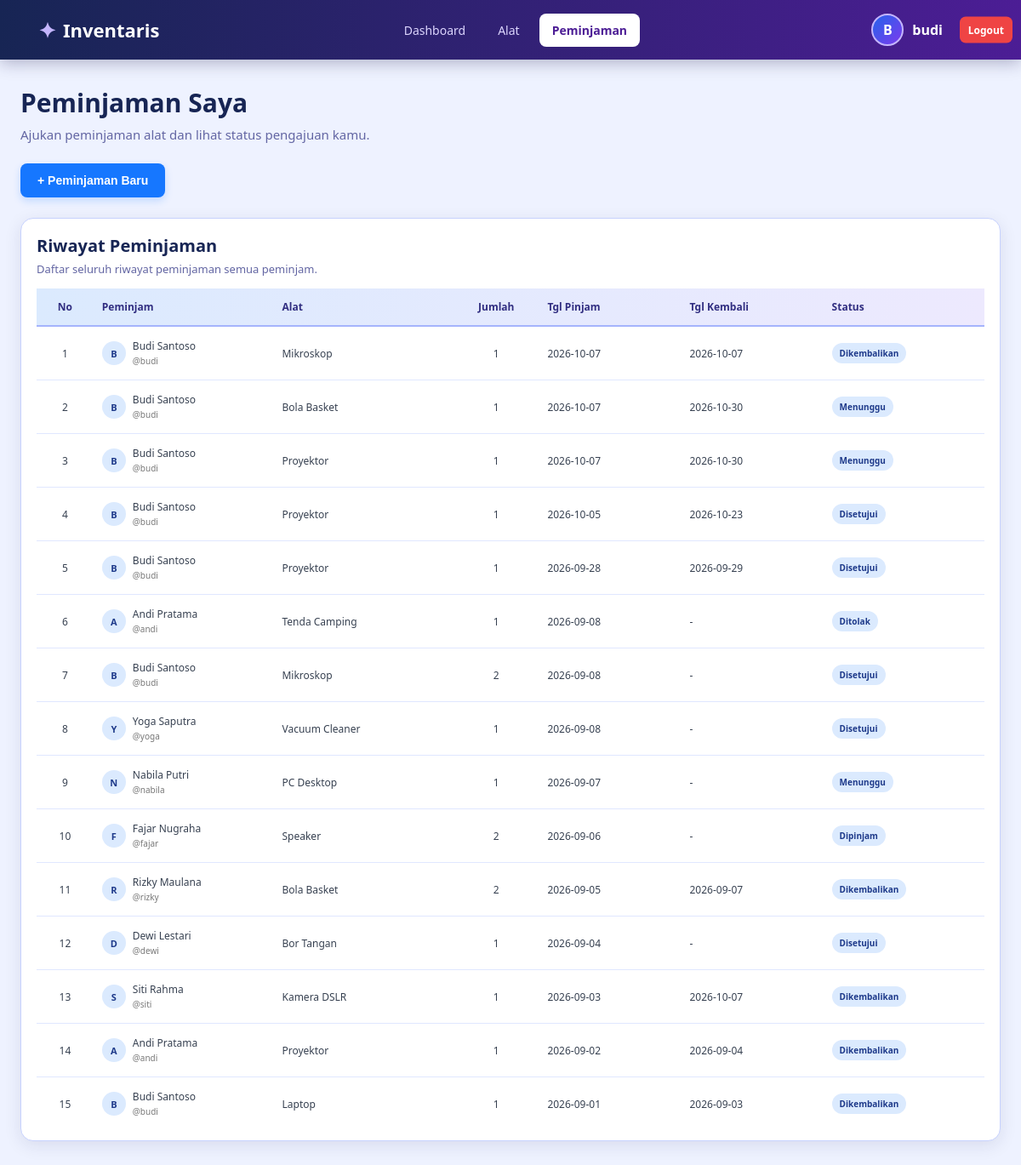
Before: /view/v_peminjaman_peminjam.php (signed in) with the older database file.
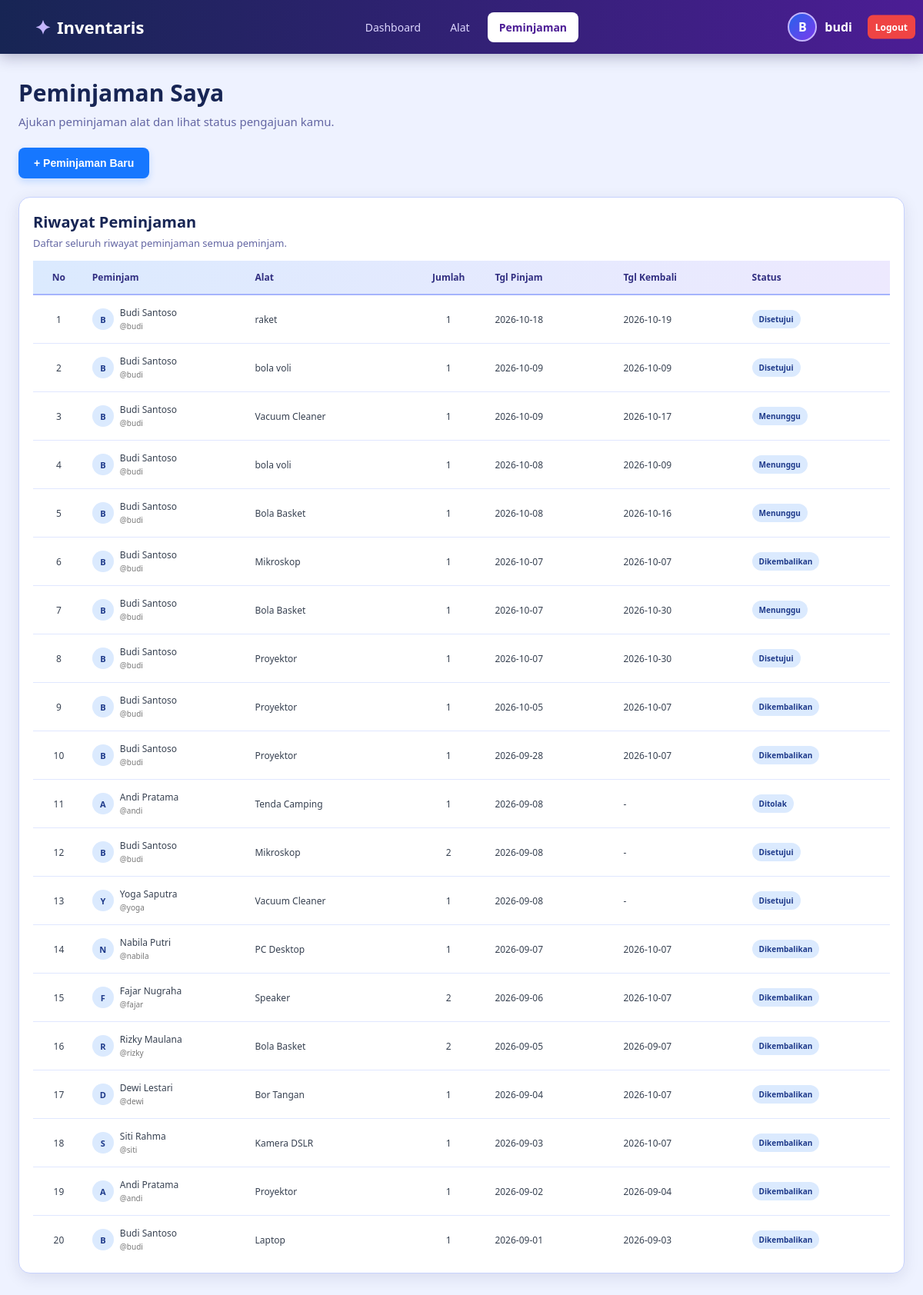
After: the same page with the newer database file.
### tables this page shows
CREATE TABLE `peminjaman` (
  `id_peminjaman` int(11) NOT NULL,
  `id_user` int(11) NOT NULL,
  `id_alat` int(11) NOT NULL,
  `jaminan` varchar(100) NOT NULL DEFAULT 'KTP',
  `jumlah_pinjam` int(11) NOT NULL,
  `tanggal_pinjam` date NOT NULL,
  `tanggal_kembali` date DEFAULT NULL,
  `status` enum('Menunggu','Disetujui','Ditolak','Dipinjam','Dikembalikan') DEFAULT 'Menunggu',
  `keperluan` text DEFAULT NULL,
  `catatan` text DEFAULT NULL,
  `created_at` timestamp NOT NULL DEFAULT current_timestamp()
);

CREATE TABLE `users` (
  `id_user` int(11) NOT NULL,
  `nama` varchar(25) NOT NULL,
  `username` varchar(25) NOT NULL,
  `password` varchar(25) NOT NULL,
  `role` enum('admin','petugas','peminjam') NOT NULL DEFAULT 'peminjam',
  `created_at` timestamp NOT NULL DEFAULT current_timestamp()
);

CREATE TABLE `alat` (
  `id_alat` int(11) NOT NULL,
  `kode_alat` varchar(25) DEFAULT NULL,
  `nama_alat` varchar(25) NOT NULL,
  `id_kategori` int(11) DEFAULT NULL,
  `jumlah` int(11) NOT NULL DEFAULT 0,
  `kondisi` enum('Baik','Rusak Ringan','Rusak Berat') DEFAULT 'Baik',
  `lokasi` varchar(100) DEFAULT NULL,
  `keterangan` text DEFAULT NULL,
  `created_at` timestamp NOT NULL DEFAULT current_timestamp()
);

### model/m_koneksi.php (called while the page is built, shortened)
<?php
class m_koneksi
{
    private $host = "127.0.0.1";
    private $username = "root";
    private $pass = "root";
    private $db = "peminjaman_alat";
    public function __construct()
    {
        $this->koneksi = mysqli_connect(
            $this->host,
            $this->username,
            $this->pass,
            $this->db
        );
    }
}
$koneksi = new m_koneksi();
?>

### model/m_peminjaman.php (called while the page is built, shortened)
<?php
require_once __DIR__ . "/m_koneksi.php";
class Peminjaman
{
    private $db;
    public function __construct()
    {
        global $koneksi;
        $this->db = $koneksi->koneksi;
    }
    public function getAllHistory($keyword = '')
    {
        $keyword = mysqli_real_escape_string($this->db, trim($keyword));
        $where = '';
        $sql = "
            SELECT
                p.id_peminjaman,
                p.jumlah_pinjam,
                p.tanggal_pinjam,
                p.tanggal_kembali,
                p.status,
                p.keperluan,
                p.catatan,
                u.id_user,
                u.nama AS nama_peminjam,
                u.username,
                a.nama_alat
            FROM peminjaman p
            INNER JOIN users u ON u.id_user = p.id_user
            INNER JOIN alat a ON a.id_alat = p.id_alat
            $where
            ORDER BY p.tanggal_pinjam DESC, p.id_peminjaman DESC
        ";
        $result = mysqli_query($this->db, $sql);
        return $result;
    }
}
?>

### view/v_peminjaman_peminjam.php (the view, shortened to what this page needs)
<?php
require_once __DIR__ . "/../model/m_alat.php";
require_once __DIR__ . "/../model/m_peminjaman.php";
$peminjaman = new Peminjaman();
$data_peminjaman = $peminjaman->getAllHistory();
?>
<!DOCTYPE html>
<html lang="id">
<head>
    <link rel="stylesheet" href="../asset/peminjamann.css?v=2">
</head>
<body>
<nav class="navbar">
    <div class="logo"><span>✦</span> Inventaris</div>
    <div class="nav-menu">
        <a href="v_dashboard_peminjam.php">Dashboard</a>
        <a href="v_alat_peminjam.php">Alat</a>
        <a href="v_peminjaman_peminjam.php" class="active">Peminjaman</a>
    </div>
    <div class="admin">
        <div class="avatar">
            <?= strtoupper(substr($_SESSION['username'] ?? 'P', 0, 1)); ?>
        </div>
        <span><?= htmlspecialchars($_SESSION['username'] ?? 'Peminjam'); ?></span>
    </div>
    <a href="../controller/c_logout.php" class="logout-button" aria-label="Logout">Logout</a>
</nav>
<main class="container">
    <div class="welcome">
        <div>
            <h1>Peminjaman Saya</h1>
            <p>Ajukan peminjaman alat dan lihat status pengajuan kamu.</p>
        </div>
    </div>
    <div class="new-loan-wrap">
        <button type="button" class="new-loan-btn" id="btnPeminjamanBaru">
            + Peminjaman Baru
        </button>
    </div>
    <div class="box riwayat-box" id="riwayatPeminjaman">
        <div class="box-title">
            <div>
                <h3>Riwayat Peminjaman</h3>
                <p>Daftar seluruh riwayat peminjaman semua peminjam.</p>
            </div>
        </div>
        <div class="table-wrap">
        <table>
            <thead>
                <tr>
                    <th>No</th>
                    <th>Peminjam</th>
                    <th>Alat</th>
                    <th>Jumlah</th>
                    <th>Tgl Pinjam</th>
                    <th>Tgl Kembali</th>
                    <th>Status</th>
                </tr>
            </thead>
            <tbody>
            <?php $no = 1; ?>
            <?php while ($row = mysqli_fetch_assoc($data_peminjaman)): ?>
                <tr>
                    <td><?= $no++; ?></td>
                    <td>
                        <div class="user-info">
                            <div class="user-avatar">
                                <?= strtoupper(substr($row['nama_peminjam'] ?? 'P', 0, 1)); ?>
                            </div>
                            <div>
                                <div class="user-name"><?= htmlspecialchars($row['nama_peminjam'] ?? '-'); ?></div>
                                <small>@<?= htmlspecialchars($row['username'] ?? '-'); ?></small>
                            </div>
                        </div>
                    </td>
                    <td><?= htmlspecialchars($row['nama_alat'] ?? '-'); ?></td>
                    <td><?= (int)($row['jumlah_pinjam'] ?? 0); ?></td>
                    <td><?= htmlspecialchars($row['tanggal_pinjam'] ?? '-'); ?></td>
                    <td><?= htmlspecialchars($row['tanggal_kembali'] ?? '-'); ?></td>
                    <td>
                        <span class="status blue-status">
                            <?= htmlspecialchars($row['status'] ?? '-'); ?>
                        </span>
                    </td>
                </tr>
            <?php endwhile; ?>
            </tbody>
        </table>
        </div>
    </div>
</main>
</body>
</html>

### asset/peminjamann.css (style rules this page uses)
* { margin:0;padding:0;box-sizing:border-box }
body { font-family:"Segoe UI",Arial,sans-serif;background:#eef2ff;color:#172554;min-height:100vh }
.navbar { min-height:70px;background:linear-gradient(90deg,#172554,#4c1d95);display:flex;align-items:center;justify-content:space-between;padding:0 45px;color:#fff;box-shadow:0 4px 18px rgba(30,27,75,.3) }
.logo { font-size:22px;font-weight:700;display:flex;align-items:center;gap:8px }
.logo span { font-size:25px;color:#c4b5fd }
.nav-menu { display:flex;align-items:center;gap:8px }
.nav-menu a { text-decoration:none;color:#ddd6fe;padding:10px 15px;border-radius:8px;font-size:14px;font-weight:500;transition:.2s }
.nav-menu a.active { background:#fff;color:#4c1d95;font-weight:700 }
.admin { display:flex;align-items:center;gap:10px;font-weight:600 }
.avatar { width:38px;height:38px;border-radius:50%;background:linear-gradient(135deg,#2563eb,#7c3aed);display:flex;align-items:center;justify-content:center;color:#fff;font-weight:700;border:2px solid #c4b5fd }
.container { width:100%;max-width:none;margin:30px auto;padding:0 24px }
.welcome { margin-bottom:24px }
.welcome h1 { font-size:30px;color:#172554;margin-bottom:7px }
.welcome p { color:#6366a3;font-size:15px }
.new-loan-wrap { margin-bottom:24px }
.new-loan-btn { border:0;cursor:pointer;background:#1677ff;color:#fff;padding:12px 20px;border-radius:8px;font-size:14px;font-weight:600;box-shadow:0 4px 10px rgba(22,119,255,.2) }
.box { width:100%;background:#fff;border-radius:15px;padding:18px 18px 12px;box-shadow:0 5px 20px rgba(30,27,75,.1);border:1px solid #c7d2fe }
.box-title { display:flex;align-items:center;justify-content:space-between;gap:20px;margin-bottom:14px }
.box-title h3 { color:#172554;font-size:20px;margin-bottom:5px }
.box-title p { color:#6366a3;font-size:13px }
.table-wrap { width:100%;overflow-x:auto;-webkit-overflow-scrolling:touch }
.box table { width:100%;min-width:0;border-collapse:collapse;table-layout:fixed }
.box table thead { background:linear-gradient(90deg,#dbeafe,#ede9fe) }
.box table th { text-align:left;padding:13px 10px;color:#312e81;font-size:12px;font-weight:700;border-bottom:2px solid #a5b4fc;white-space:nowrap }
.box table td { padding:14px 10px;border-bottom:1px solid #e0e7ff;font-size:12px;color:#374151;overflow:hidden;text-overflow:ellipsis;word-break:break-word }
.box table tbody tr:last-child td { border-bottom:none }
.box table th:nth-child(1),.box table td:nth-child(1) { width:6%;text-align:center }
.box table th:nth-child(2),.box table td:nth-child(2) { width:19% }
.box table th:nth-child(3),.box table td:nth-child(3) { width:19% }
.box table th:nth-child(4),.box table td:nth-child(4) { width:9%;text-align:center }
.box table th:nth-child(5),.box table td:nth-child(5) { width:15% }
.box table th:nth-child(6),.box table td:nth-child(6) { width:15% }
.box table th:nth-child(7),.box table td:nth-child(7) { width:17% }
.user-info { display:flex;align-items:center;gap:8px;min-width:0 }
.user-avatar { width:28px;height:28px;flex:0 0 28px;border-radius:50%;background:#dbeafe;color:#1e3a8a;display:flex;align-items:center;justify-content:center;font-weight:700;font-size:11px }
.user-name { white-space:nowrap;overflow:hidden;text-overflow:ellipsis }
.user-info small { color:#777;font-size:10px }
.status { display:inline-block;padding:5px 9px;border-radius:20px;font-size:10px;font-weight:600;white-space:nowrap }
.blue-status { background:#dbeafe;color:#1e3a8a }

### view/v_peminjaman_peminjam.php (style rules this page uses)
.navbar { position:relative!important;overflow:visible!important;padding-right:92px!important }
.navbar .logout-button { display:inline-flex!important;align-items:center;justify-content:center;flex:0 0 auto!important;white-space:nowrap!important;background:#ef4444!important;color:#fff!important;text-decoration:none!important;font-size:12px!important;font-weight:700!important;padding:7px 10px!important;border-radius:7px!important;z-index:20!important }
.navbar .logout-button { position:absolute!important;right:10px!important;top:50%!important;transform:translateY(-50%)!important;z-index:9999!important;pointer-events:auto!important }

Changed rows visible on the page:
added peminjaman: id_user.nama "B", id_user.nama "Budi Santoso", id_user.username "budi", id_alat.nama_alat "raket", jumlah_pinjam "1", tanggal_pinjam "2026-10-18", tanggal_kembali "2026-10-19", status "Disetujui"
added peminjaman: id_user.nama "B", id_user.nama "Budi Santoso", id_user.username "budi", id_alat.nama_alat "bola voli", jumlah_pinjam "1", tanggal_pinjam "2026-10-09", tanggal_kembali "2026-10-09", status "Disetujui"
added peminjaman: id_user.nama "B", id_user.nama "Budi Santoso", id_user.username "budi", id_alat.nama_alat "Vacuum Cleaner", jumlah_pinjam "1", tanggal_pinjam "2026-10-09", tanggal_kembali "2026-10-17", status "Menunggu"
added peminjaman: id_user.nama "B", id_user.nama "Budi Santoso", id_user.username "budi", id_alat.nama_alat "bola voli", jumlah_pinjam "1", tanggal_pinjam "2026-10-08", tanggal_kembali "2026-10-09", status "Menunggu"
added peminjaman: id_user.nama "B", id_user.nama "Budi Santoso", id_user.username "budi", id_alat.nama_alat "Bola Basket", jumlah_pinjam "1", tanggal_pinjam "2026-10-08", tanggal_kembali "2026-10-16", status "Menunggu"
changed peminjaman (number 8 of 20 on the later page): status "Menunggu" → "Disetujui"
changed peminjaman (number 9 of 20 on the later page): tanggal_kembali "2026-10-23" → "2026-10-07"; status "Disetujui" → "Dikembalikan"
changed peminjaman (number 10 of 20 on the later page): tanggal_kembali "2026-09-29" → "2026-10-07"; status "Disetujui" → "Dikembalikan"
changed peminjaman "Nabila Putri": tanggal_kembali "-" → "2026-10-07"; status "Menunggu" → "Dikembalikan"
changed peminjaman "Fajar Nugraha": tanggal_kembali "-" → "2026-10-07"; status "Dipinjam" → "Dikembalikan"
changed peminjaman "Dewi Lestari": tanggal_kembali "-" → "2026-10-07"; status "Disetujui" → "Dikembalikan"
